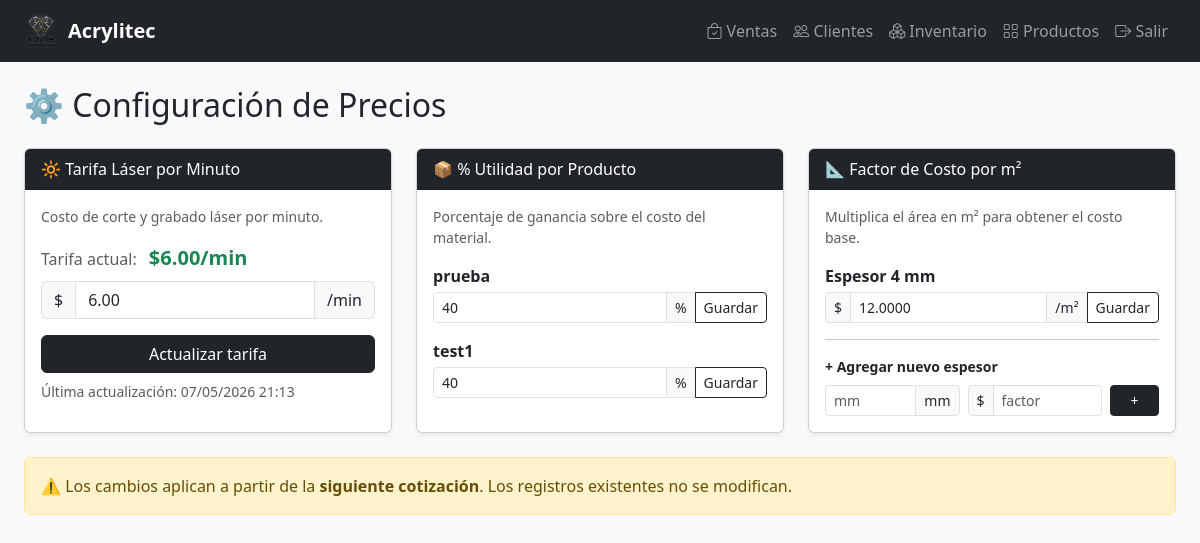
The app's page /configuracion/, older data.
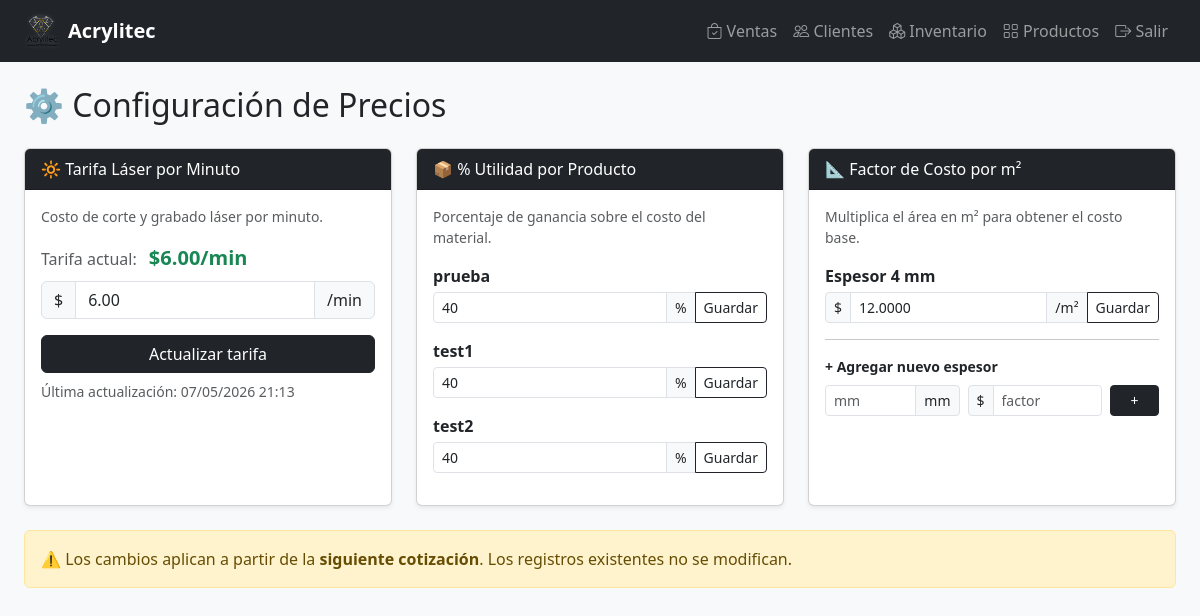
The same page, newer data.
### gestion/models.py (models this page shows)
class Productos(models.Model):
    id_producto = models.AutoField(primary_key=True)
    nombre = models.CharField(max_length=100, blank=True, null=True)
    detalle = models.CharField(max_length=100, blank=True, null=True)
    precio_fijo = models.DecimalField(max_digits=10, decimal_places=2, blank=True, null=True, verbose_name="Precio Fijo (Opcional)")
    porcentaje_utilidad = models.IntegerField(default=40)
    foto = models.CharField(max_length=255, blank=True, null=True)
    class Meta:
        managed = True
        db_table = 'productos'
        verbose_name = "Producto"
        verbose_name_plural = "Productos"

class TabuladorCostos(models.Model):
    id_tabulador = models.AutoField(primary_key=True)
    espesor_mm = models.IntegerField()
    factor_costo = models.DecimalField(max_digits=10, decimal_places=4)
    class Meta:
        managed = True
        db_table = 'tabulador_costos'
        verbose_name = "Tabulador_Costo"
        verbose_name_plural = "Tabulador_Costos"

### gestion/views.py (the view, shortened to what this page needs)
# urls.py: path('configuracion/', views.configuracion_precios, name='configuracion_precios'),
def configuracion_precios(request):
    config = ConfiguracionPrecios.get_config()
    productos = Productos.objects.all()
    tabuladores = TabuladorCostos.objects.order_by('espesor_mm')
    return render(request, 'gestion/configuracion_precios.html', {
        'config': config, 'productos': productos, 'tabuladores': tabuladores,
    })

### gestion/models.py (called while the page is built)
    @classmethod
    def get_config(cls):
        obj, _ = cls.objects.get_or_create(pk=1)
        return obj

### gestion/templates/gestion/configuracion_precios.html (shortened to what the changed rows need)
{% extends 'gestion/base.html' %}
{% block content %}
<h2 class="mb-4">⚙️ Configuración de Precios</h2>
<div class="row g-4">
    <div class="col-md-4">
        <div class="card shadow-sm h-100">
            <div class="card-body">
                {% for prod in productos %}
                <form method="POST" class="mb-3">
                    <label class="form-label fw-bold mb-1">{{ prod.nombre }}</label>
                    <div class="input-group input-group-sm">
                        <input type="number" name="porcentaje_utilidad" min="0" max="500"
                               value="{{ prod.porcentaje_utilidad }}" class="form-control" required>
                        <span class="input-group-text">%</span>
                        <button type="submit" class="btn btn-sm btn-outline-dark">Guardar</button>
                    </div>
                </form>
                {% empty %}
                <p class="text-muted">No hay productos. <a href="{% url 'lista_productos' %}">Agrega uno.</a></p>
                {% endfor %}
            </div>
        </div>
    </div>
    <div class="col-md-4">
        <div class="card shadow-sm h-100">
            <div class="card-body">
                {% for tab in tabuladores %}
                <form method="POST" class="mb-3">
                    <label class="form-label fw-bold mb-1">Espesor {{ tab.espesor_mm }} mm</label>
                    <div class="input-group input-group-sm">
                        <span class="input-group-text">$</span>
                        <input type="number" name="factor_costo" step="0.01" min="1"
                               value="{{ tab.factor_costo }}" class="form-control" required>
                        <span class="input-group-text">/m²</span>
                        <button type="submit" class="btn btn-sm btn-outline-dark">Guardar</button>
                    </div>
                </form>
                {% empty %}
                <p class="text-muted">Sin tabuladores. Agrega uno abajo.</p>
                {% endfor %}
            </div>
        </div>
    </div>
</div>
{% endblock %}

Row changes from the older to the newer data that the page shows:
added Productos: nombre "test2", porcentaje_utilidad "40"
